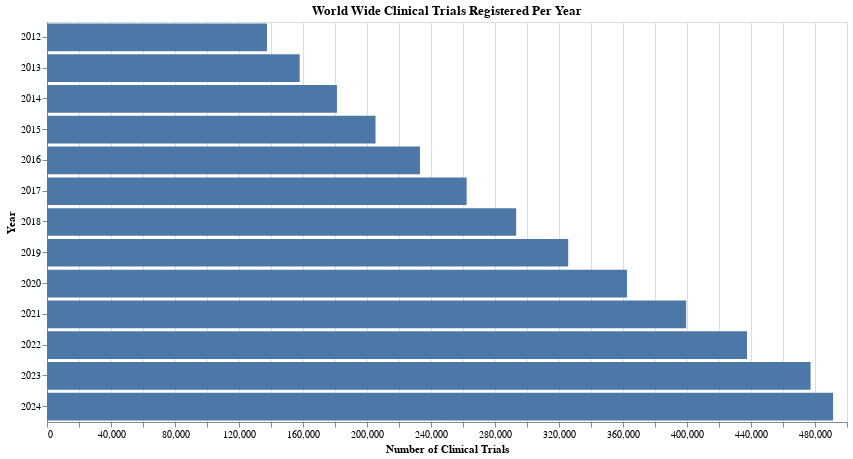

Here is the notebook cell this chart was saved with:
### Markdown cell above
**Source:** https://cast42.github.io/blog/cast42/jupyter/altair/2022/04/18/Economist-style.html

### Code cell
import altair as alt
# add label for each bar with the count and add plot title
# add source as small text in the bottom right corner
alt.Chart(line_df).mark_bar().encode(
    x=alt.X('count:Q', axis=alt.Axis(title='Number of Clinical Trials')),
    y=alt.Y('year:O', axis=alt.Axis(title='Year')),
	tooltip=['year', 'count'],
).properties(
	title='World Wide Clinical Trials Registered Per Year',
	width=800,
	height=400
)

### Figure 1 — Vega-Lite specification as saved in the notebook (floating-point values rounded to 4 significant figures)
{"config": {"view": {"continuousWidth": 300, "continuousHeight": 300}}, "data": {"name": "data-d8c4b0a4f9b156ac947d3baea80ee0a1"}, "mark": {"type": "bar"}, "encoding": {"tooltip": [{"field": "year", "type": "nominal"}, {"field": "count", "type": "quantitative"}], "x": {"axis": {"title": "Number of Clinical Trials"}, "field": "count", "type": "quantitative"}, "y": {"axis": {"title": "Year"}, "field": "year", "type": "ordinal"}}, "height": 400, "title": "World Wide Clinical Trials Registered Per Year", "width": 800, "$schema": "https://vega.github.io/schema/vega-lite/v5.8.0.json", "datasets": {"data-d8c4b0a4f9b156ac947d3baea80ee0a1": [{"year": "2012", "count": 137483}, {"year": "2013", "count": 157912}, {"year": "2014", "count": 181220}, {"year": "2015", "count": 205326}, {"year": "2016", "count": 233112}, {"year": "2017", "count": 262287}, {"year": "2018", "count": 293234}, {"year": "2019", "count": 325747}, {"year": "2020", "count": 362469}, {"year": "2021", "count": 399483}, {"year": "2022", "count": 437511}, {"year": "2023", "count": 477233}, {"year": "2024", "count": 491306}]}}
